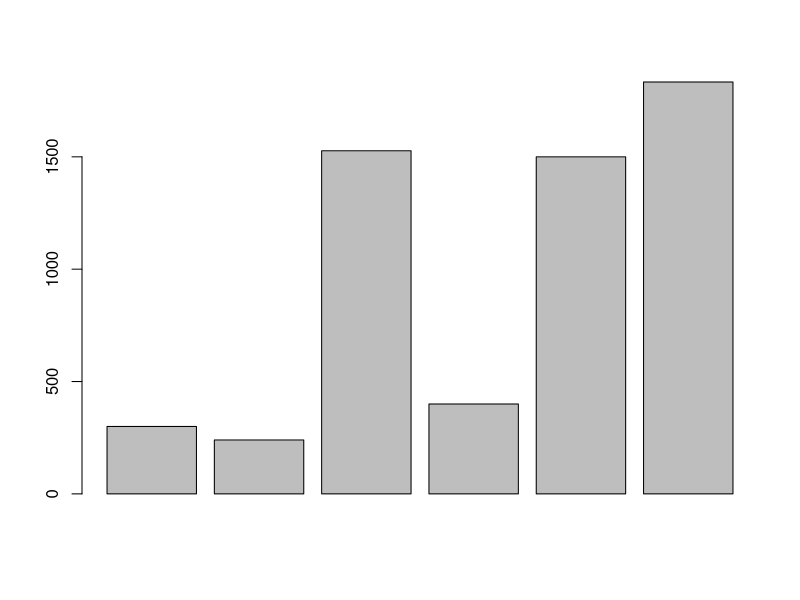
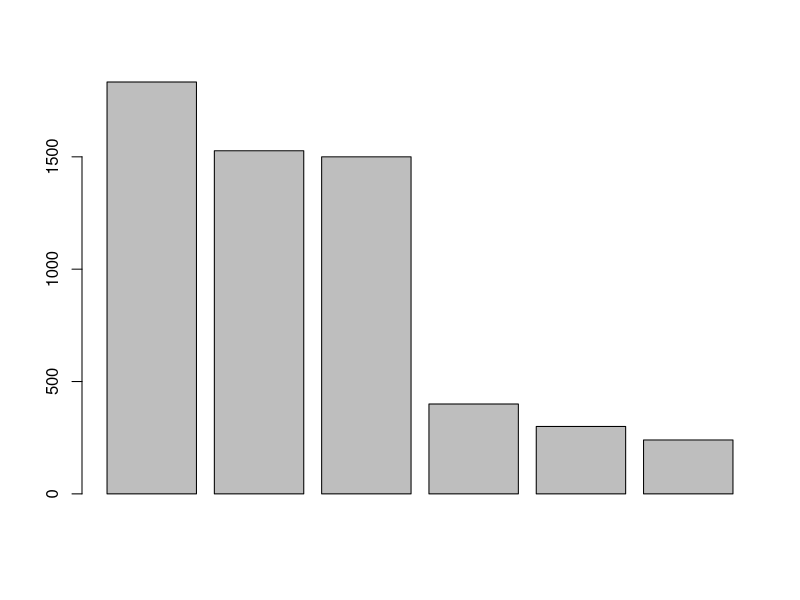
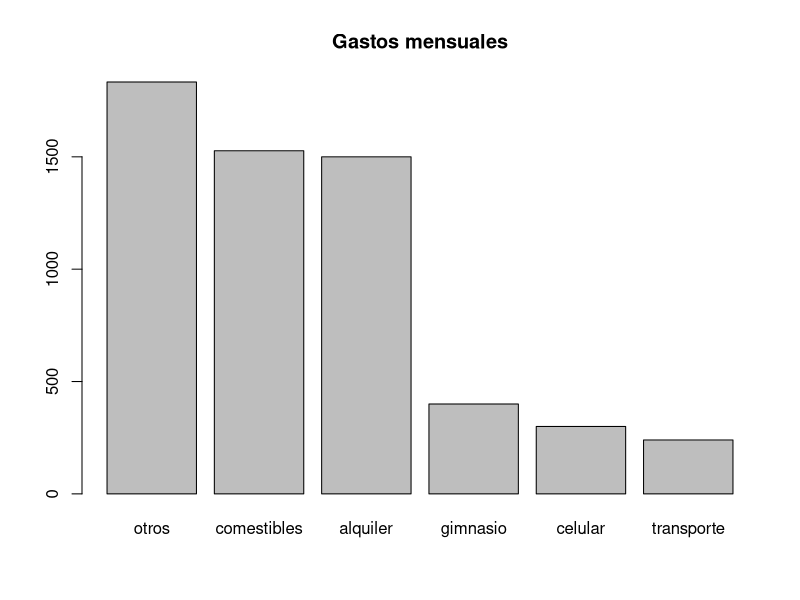

These charts were generated, in order, by the following R code:
#Gastos totales
300+240+1527+400+1500+1833
celular <- 300
celular
transporte <- 240
comestibles <- 1527
gimnasio <- 400
alquiler <- 1500
otros <- 1833
total <- celular+transporte+comestibles+gimnasio+alquiler+otros
semestre <- total*5
anual <- total*10

#Valor Absoluto
abs(10)
abs(-4)

#Raiz cuadrada
sqrt(9)

#Logaritmo natural
log(2)

2*9
4+5 # también se puede colocar un comentario

celular <- 300
Celular <--300
CELULAR <- 800

celular+Celular
CELULAR+celular
help(abs)
help(mean)
?abs
?mean
help.search("absolute") #para buscar funciones relacionadas asociadas al documento 

gastos <- c(celular,transporte,comestibles,gimnasio,alquiler,otros)

gastos

barplot(gastos)

sort(gastos)
?sort #help(sort)
gastos_ord <- sort(gastos, decreasing = TRUE)
barplot(gastos_ord)
help("barplot")
barplot(gastos_ord,main = "Gastos mensuales",
        names.arg = c("otros","comestibles",
                      "alquiler","gimnasio",
                      "celular","transporte"))



















